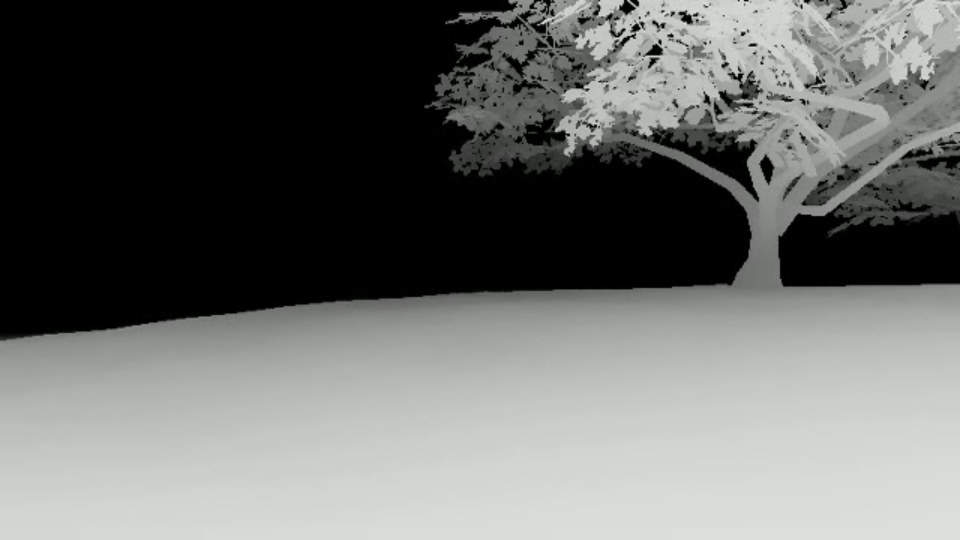
#> input picture repos/Open Programme/data/depth_img_sim.png, 1920 x 1080 px, given in place of the camera (shown at 1/2 size)
$ jupyter execute --allow-errors object-tracking-s6.ipynb   (shell and % lines are left out)   (text cells are left out)
#> lines starting #> are read from the running program, lines starting #| are printed output that depends on the picture; after the words box and inside, x2 and y2 are one past the last pixel; in counts of white or black regions, pixels touching at a corner belong together
[cell 1]
import sys # Python 3.10.11
import cv2 # 4.6.0
import numpy as np # 1.23.4
import pyautogui as pg # 0.9.54
import PIL
from PIL import Image # 9.2.0

print(f'Python: {sys.version[0:7]}')
print(f'OpenCV2: {cv2.__version__}')
print(f'NumPy: {np.__version__}')
print(f'PyAutoGUI: {pg.__version__}')
print(f'PIL: {PIL.__version__}')

[cell 2]
#cap = cv2.VideoCapture("ML.mp4")
cap = cv2.VideoCapture(0)


# Object Detection from stable camera
object_detector = cv2.createBackgroundSubtractorMOG2(history=100, varThreshold=40) # might wann aplay with these values for better detection

while True:
    # Get Frame
    ret, frame = cap.read()
#> frame is the input picture: shape (1080, 1920, 3); mean B, G, R 106.5, 108.5, 106.8
    height, width, _ = frame.shape
#> height = 1080; width = 1920
    #print(ret)
    #print(frame)
    #break

    # Extract Region of interest
    roi = frame[0: 720, 0: 1280]
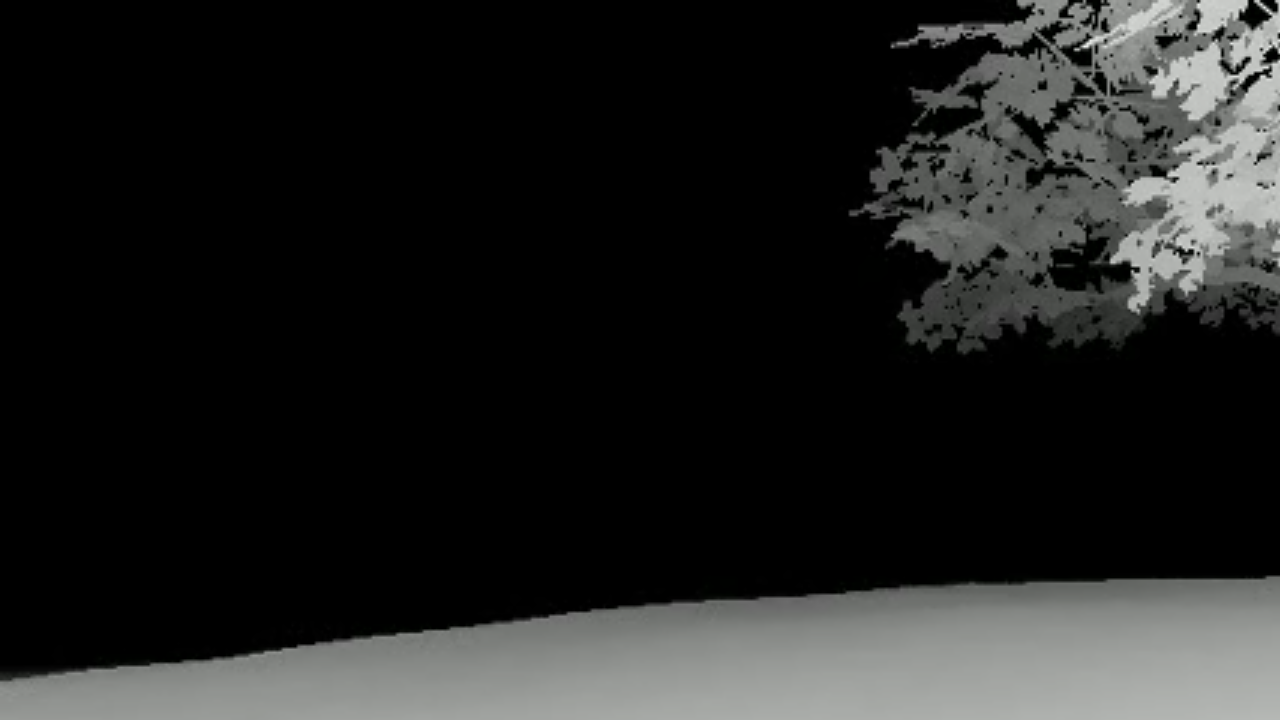
#> roi: shape (720, 1280, 3); mean B, G, R 33.2, 34, 33.3

    # Object Detection
    mask = object_detector.apply(roi)
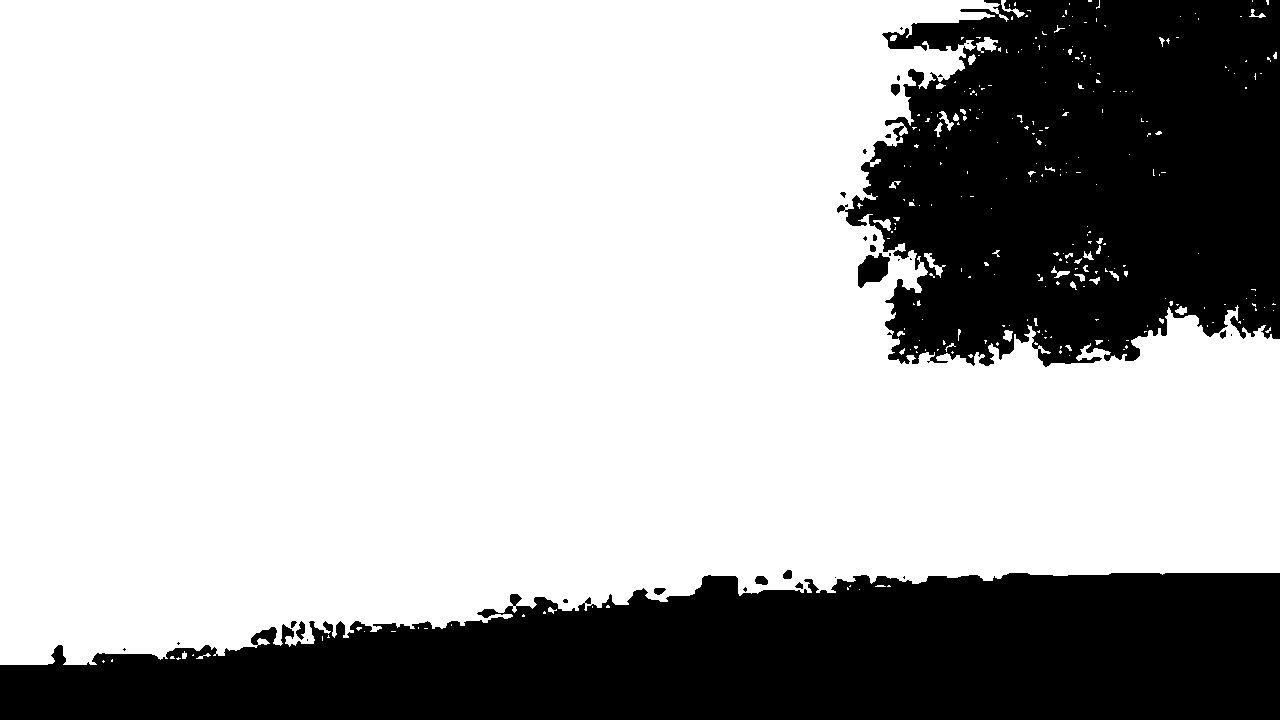
#> mask: shape (720, 1280); values 127 (black) and 255 (white), 70.3% white; 32 black regions (17 under 20 px), largest, box (x1, y1, x2, y2) and area: (0, 573, 1280, 720) 144843, (837, 0, 1280, 367) 127563, (858, 253, 890, 288) 727
    #_, mask = cv2.threshold(mask, 254, 255, cv2.THRESH_BINARY)
    contours, _ = cv2.findContours(mask, cv2.RETR_TREE, cv2.CHAIN_APPROX_SIMPLE)
#> contours = [[[0, 0], [0, 719], [1279, 719], [1279, 0]]]
    for cnt in contours:
        # Calculate area and remove small elements
        area = cv2.contourArea(cnt)
        if area > 200:
            #cv2.drawContours(roi, [cnt], -1, (0, 255, 0), 2)
            x, y, w, h, = cv2.boundingRect(cnt)
            cv2.rectangle(roi, (x, y), (x+w, y+h), (0, 255, 0), 3)
            print(x, y, w, h)
#> this loop made 1 pass
#> (cnt, area, x, y, w, h) on pass 1: ([[0, 0], [0, 719], [1279, 719], [1279, 0]], 919601, 0, 0, 1280, 720)
#| 0 0 1280 720
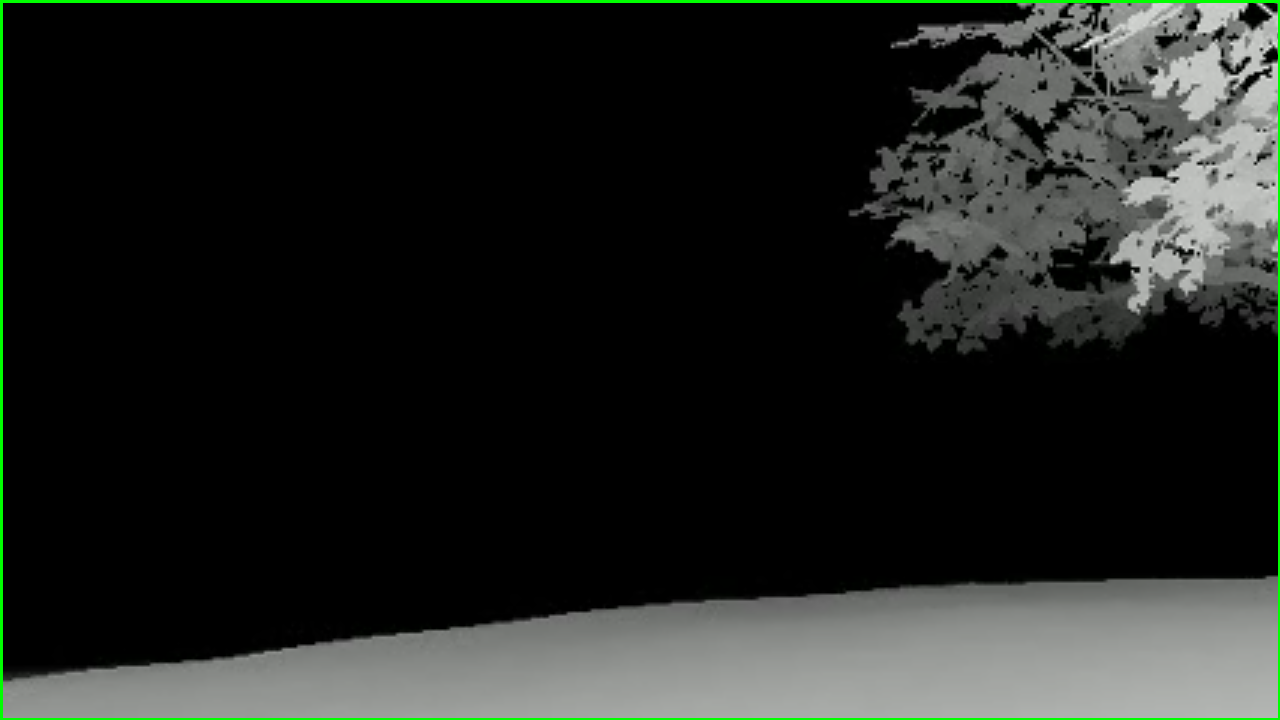
#> roi: shape (720, 1280, 3); 1.08% of pixels changed, all inside (x1, y1, x2, y2) = (0, 0, 1280, 720)
    cv2.imshow("Frame", frame)
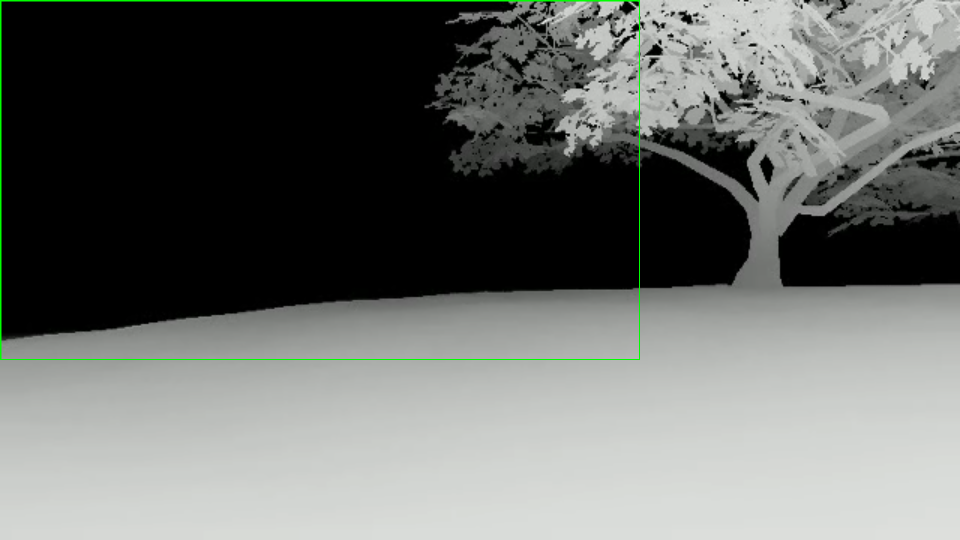
#> window 'Frame': shape (1080, 1920, 3) (shown at 1/2 size); mean B, G, R 106.2, 109.4, 106.5
    cv2.imshow("Mask", mask)

    key = cv2.waitKey(30)
#> (key q is pressed here)
#> `hsvImage = cv2.cvtColor(frame, cv2.COLOR_BGR2HSV)`: hsvImage: shape (1080, 1920, 3); mean H, S, V 35.3, 6, 108.5
    if key == 27:
        break
cap.release()
cv2.destroyAllWindows()

[cell 3]
def get_limits(color):
    c = np.uint8([[color]])  # BGR values
    hsvC = cv2.cvtColor(c, cv2.COLOR_BGR2HSV)
#> hsvC = [[30, 255, 255]]

    hue = hsvC[0][0][0]  # Get the hue value
#> hue = 30

    # Handle red hue wrap-around
    if hue >= 165:  # Upper limit for divided red hue
        lowerLimit = np.array([hue - 10, 100, 100], dtype=np.uint8)
        upperLimit = np.array([180, 255, 255], dtype=np.uint8)
    elif hue <= 15:  # Lower limit for divided red hue
        lowerLimit = np.array([0, 100, 100], dtype=np.uint8)
        upperLimit = np.array([hue + 10, 255, 255], dtype=np.uint8)
    else:
        lowerLimit = np.array([hue - 2, 100, 100], dtype=np.uint8)
#> lowerLimit = [28, 100, 100]
        upperLimit = np.array([hue + 2, 255, 255], dtype=np.uint8)
#> upperLimit = [32, 255, 255]

    return lowerLimit, upperLimit

[cell 4]
yellow = [0, 255, 255]  # yellow in BGR colorspace

cap = cv2.VideoCapture(0)

while True:
    ret, frame = cap.read()

    hsvImage = cv2.cvtColor(frame, cv2.COLOR_BGR2HSV)

    lowerLimit, upperLimit = get_limits(color=yellow)
#> lowerLimit = [28, 100, 100]; upperLimit = [32, 255, 255]

    mask = cv2.inRange(hsvImage, lowerLimit, upperLimit)
#> mask: shape (1080, 1920); every value is 0

    mask_ = Image.fromarray(mask)

    bbox = mask_.getbbox()
#> bbox = None

    if bbox is not None:
        x1, y1, x2, y2 = bbox

        frame = cv2.rectangle(frame, (x1, y1), (x2, y2), (0, 255, 0), 5)
        print(f'location: {(x1+x2)/2}, {(y1+y2)/2}')

    cv2.imshow('test', frame)

    if cv2.waitKey(1) & 0xFF == ord('q'): # quit with q
#> (key q is pressed here)
        break

cap.release()

cv2.destroyAllWindows()
